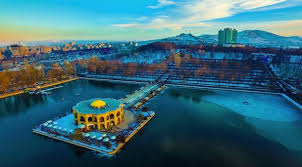
#> input picture shahgolii.jpg, 302 x 167 px
$ python histogram.py
#> lines starting #> are read from the running program, lines starting #| are printed output that depends on the picture
import cv2
import matplotlib.pyplot as plt
import os
import numpy as np
cwd = os.getcwd()

my_image = "shahgolii.jpg"

image=cv2.imread(my_image)
#> image is the input picture: shape (167, 302, 3); mean B, G, R 117.8, 103.7, 56
dic = {0:'blue',1:'green',2:'red'}
hist=cv2.calcHist([image],[0],None,[256],[0,256])
#> hist = 256 values, max 392 at index 69, min 0 at index 254, mean 197


intensity_values = np.array([x for x in range(hist.shape[0])])
#> intensity_values = 256 values from 0 to 255


for i,j in dic.items():
    histr=cv2.calcHist([image],[i],None,[256],[0,256])

    plt.plot(intensity_values,histr,color=j,label= j+"channel")
    plt.xlim([0,256])

plt.show()
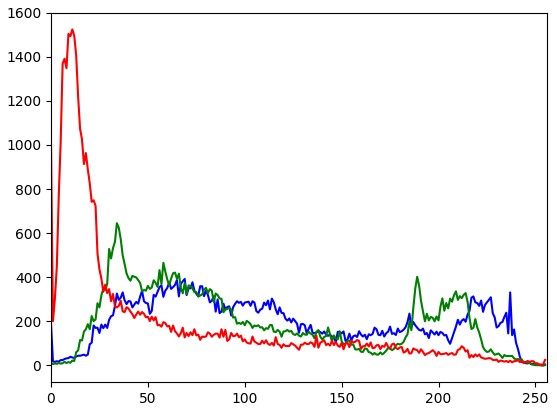
#> figure drawn by matplotlib, 1 panel; curve peaks at x = 69, y = 392; curve peaks at x = 34, y = 645; curve peaks at x = 11, y = 1524
